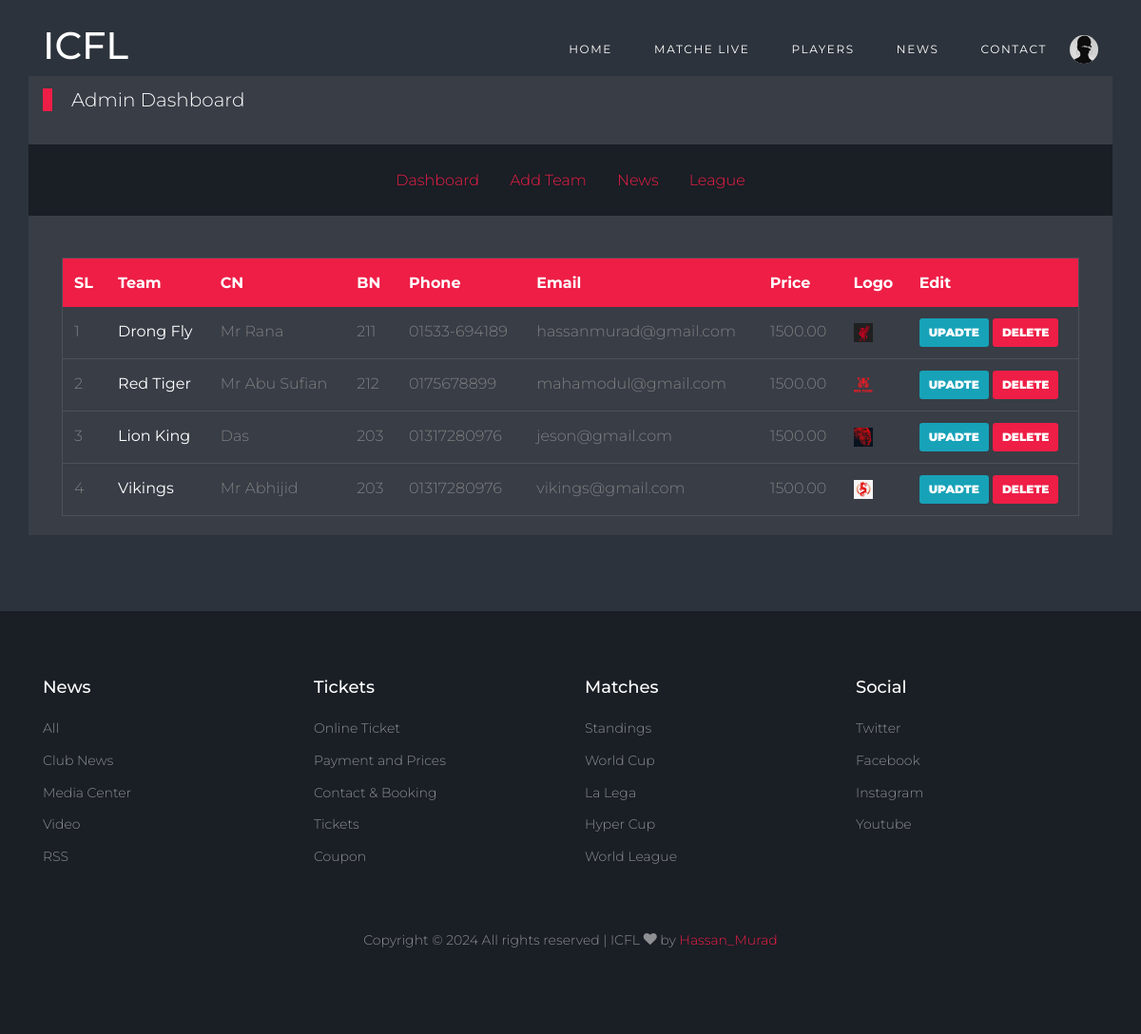
Page /league/admin-team-list/ (signed in) on the committed database.
### Login/models.py (models this page shows)
class Profile(models.Model):
    user = models.OneToOneField(User,on_delete=models.CASCADE, related_name="users")
    pro_pic = models.ImageField(upload_to='profile_pics')

### FootBall/models.py (models this page shows, shortened)
class Team(models.Model):
    team_name = models.CharField(max_length=30, verbose_name="team name")
    team_logo = models.ImageField(upload_to="team_logo", verbose_name="Team Logo")
    coach_name = models.CharField(max_length=20, verbose_name="Coach Name")
    batch_name = models.CharField(choices=BATCH_CHOICES, max_length=20)
    phone = models.CharField(max_length=20, verbose_name="Phone Number")
    email = models.EmailField(max_length=50, verbose_name="Team Email")
    price = models.DecimalField(max_digits=10, decimal_places=2)

### FootBall/views.py (the view)
# urls.py: path('admin-team-list/', views.adminteam, name='admin_team'),
@login_required
def adminteam(request):
    teams = Team.objects.all()
    return render(request, 'FootBall/admin_team.html', {'teams': teams})

### templates/FootBall/admin_team.html (shortened to what this page needs)
{% extends 'bases.html' %}
{% load static %}
{% load custom_tags %}
{% block main-content %}
<div class="site-section bg-light">
    <div class="container bg-light ">
        <div class="row">
            <div class="col-12 title-section mt-2">
                <a href="{% url 'FootBall:admin_dash' %}" class="heading">Admin Dashboard</a>
            </div>
            <div class="navbar col-md-12  d-flex justify-content-center mb-4 bg-dark ">
                <a href="{% url 'FootBall:admin_dash' %}" class="m-3 "> <span>Dashboard</span> </a>
                <a href="{% url 'FootBall:add_team' %}" class="m-3 ">Add Team </a>
                <a href="" class="m-3 "> <span>News</span> </a>
                <a href="" class="m-3 "> <span>League</span> </a>
            </div>
            <div class="container-fluid ">
                <div class="row clearfix">
                    <div class="col-lg-12  ">
                        <div class="">
                            <div class="card-body">
                                <div class="widget-next-match">
                                    <table class="table custom-table">
                                        <thead>
                                            <tr>
                                                <th>SL</th>
                                                <th>Team</th>
                                                <th>CN</th>
                                                <th>BN</th>
                                                <th>Phone</th>
                                                <th>Email</th>
                                                <th>Price</th>
                                                <th>Logo</th>
                                                <th>Edit</th>
                                            </tr>
                                        </thead>
                                        <tbody>
                                            {% for team in teams %}
                                            <tr>
                                                <td>{{ forloop.counter }}</td>
                                                <td><strong class="text-white">{{ team.team_name }}</strong></td>
                                                <td>{{ team.coach_name }}</td>
                                                <td>{{ team.batch_name }}</td>
                                                <td>{{ team.phone }}</td>
                                                <td>{{ team.email }}</td>
                                                <td>{{ team.price }}</td>
                                                <td>
                                                  <img src="{{ team.team_logo.url }}" alt="" class="" height="20" width="20">
                                                </td>
                                                <td>
                                                    <a href="{% url 'FootBall:update_team' pk=team.pk %}" class="btn btn-info btn-sm">Upadte</a>
                                                    <a href="{% url 'FootBall:delete_team' del_id=team.id %}"  class="btn btn-primary btn-sm ">Delete </a>
                                                </td>
                                            </tr>
                                            {% endfor %}
                                        </tbody>
                                    </table>
                                </div>
                            </div>
                        </div>
                    </div>
                </div>
            </div>
        </div>
    </div>
</div>
{% endblock main-content %}

### templates/bases.html (shortened to what this page needs)
<!DOCTYPE html>
{% load static %}
<html lang="en">
<head>
  <link rel="stylesheet" href="{% static 'fonts/icomoon/style.css' %}">
  <link rel="stylesheet" href="{% static 'css/bootstrap/bootstrap.css' %}">
  <link rel="stylesheet" href="{% static 'css/jquery-ui.css' %}">
  <link rel="stylesheet" href="{% static 'css/owl.carousel.min.css' %}">
  <link rel="stylesheet" href="{% static 'css/owl.theme.default.min.css' %}">
  <link rel="stylesheet" href="{% static 'css/owl.theme.default.min.css' %}">
  <link rel="stylesheet" href="{% static 'css/jquery.fancybox.min.css' %}">
  <link rel="stylesheet" href="{% static 'css/bootstrap-datepicker.css' %}">
  <link rel="stylesheet" href="{% static 'fonts/flaticon/font/flaticon.css' %}">
  <link rel="stylesheet" href="{% static 'css/aos.css' %}">
  <link rel="stylesheet" href="{% static 'css/style.css' %} ">
  <link rel="stylesheet" href="{% static 'css/mystyle.css' %} ">
<link href="https://cdn.jsdelivr.net/gh/gitbrent/bootstrap4-toggle@3.6.1/css/bootstrap4-toggle.min.css" rel="stylesheet">
</head>
<body>
  <div class="site-wrap">
    <header class="site-navbar py-4" role="banner">
      <div class="container">
        <div class="d-flex align-items-center">
          <div class="site-logo">
            <a href="{% url 'FootBall:home' %}">
              <h1>ICFL</h1>
            </a>
          </div>
          <div class="ml-auto">
            <nav class="site-navigation position-relative text-right" role="navigation">
              <ul class=" navbar-nav site-menu main-menu js-clone-nav mr-auto d-none d-lg-block">
                <li class="nav-item"><a href="{% url 'FootBall:home' %}" class="nav-link">Home</a></li>
                <li class="nav-item"><a href="{% url 'FootBall:live_matches'  %}" class="nav-link">Matche Live</a></li>
                <li class="nav-item"><a href="{% url 'FootBall:players' %}" class="nav-link">Players</a></li>
                <li class="nav-item"><a href="{% url 'FootBall:blogs' %}" class="nav-link">News</a></li>
                <li class="nav-item"><a href="{% url 'FootBall:contact' %}" class="nav-link">Contact</a></li>
                  <li class="dropdowns">
                    {% if user.users %}
                   <img src="/media/{{user.users.pro_pic}}" class="rounded-circle"  height="30px" width="30px"> </a>
                    {% else %}
                     <img src="{% static 'Images/logo.2.png' %}"class="rounded-circle" height="30px" width="30px"> </a>
                    {% endif %}
                  </div>
          </div>
        </div>
      </div>
    {% block main-content %}
   {% endblock main-content %}
    <footer class="footer-section">
      <div class="container">
        <div class="row">
          <div class="col-lg-3">
            <div class="widget mb-3">
              <h3>News</h3>
              <ul class="list-unstyled links">
                <li><a href="#">All</a></li>
                <li><a href="#">Club News</a></li>
                <li><a href="#">Media Center</a></li>
                <li><a href="#">Video</a></li>
                <li><a href="#">RSS</a></li>
              </ul>
            </div>
          </div>
          <div class="col-lg-3">
            <div class="widget mb-3">
              <h3>Tickets</h3>
              <ul class="list-unstyled links">
                <li><a href="#">Online Ticket</a></li>
                <li><a href="#">Payment and Prices</a></li>
                <li><a href="#">Contact &amp; Booking</a></li>
                <li><a href="#">Tickets</a></li>
                <li><a href="#">Coupon</a></li>
              </ul>
            </div>
          </div>
          <div class="col-lg-3">
            <div class="widget mb-3">
              <h3>Matches</h3>
              <ul class="list-unstyled links">
                <li><a href="#">Standings</a></li>
                <li><a href="#">World Cup</a></li>
                <li><a href="#">La Lega</a></li>
                <li><a href="#">Hyper Cup</a></li>
                <li><a href="#">World League</a></li>
              </ul>
            </div>
          </div>
          <div class="col-lg-3">
            <div class="widget mb-3">
              <h3>Social</h3>
              <ul class="list-unstyled links">
                <li><a href="#">Twitter</a></li>
                <li><a href="#">Facebook</a></li>
                <li><a href="#">Instagram</a></li>
                <li><a href="#">Youtube</a></li>
              </ul>
            </div>
          </div>
        </div>
        <div class="row text-center">
          <div class="col-md-12">
            <div class=" pt-5">
              <p>
                Copyright &copy;
                 All rights reserved | ICFL  <i class="icon-heart"
                  aria-hidden="true"></i> by <a href="" class="" target="_blank">Hassan_Murad</a>
              </p>
            </div>
          </div>
        </div>
      </div>
    </footer>
</body>
</html>

### static/css/style.css (style rules this page uses)
body { line-height: 1.7; color: gray; font-weight: 300; background-color: #222831; font-size: 16px; }
a { -webkit-transition: .3s all ease; -o-transition: .3s all ease; transition: .3s all ease; }
h1, h2, h3, h4, h5, .h1, .h2, .h3, .h4, .h5 { font-family: "Montserrat", -apple-system, BlinkMacSystemFont, "Segoe UI", Roboto, "Helvetica Neue", Arial, sans-serif, "Apple Color Emoji", "Segoe UI Emoji", "Segoe UI Symbol", "Noto Color Emoji"; color: #fff; }
.site-wrap:before { display: none; -webkit-transition: .3s all ease-in-out; -o-transition: .3s all ease-in-out; transition: .3s all ease-in-out; background: rgba(0, 0, 0, 0.6); content: ""; position: absolute; z-index: 2000; top: 0; left: 0; right: 0; bottom: 0; opacity: 0; visibility: hidden; }
.btn { text-transform: uppercase; font-size: 12px; font-weight: 900; border-width: 2px; }
.site-section { padding: 2.5em 0; }
@media (min-width: 768px) { .site-section { padding: 5em 0; } }
.site-logo { position: relative; font-weight: 900; font-size: 1.3rem; }
.site-logo a { color: #fff; }
.site-navbar { margin-bottom: 0px; z-index: 1999; position: absolute; width: 100%; }
.site-navbar .site-navigation .site-menu { margin-bottom: 0; }
.site-navbar .site-navigation .site-menu a { text-decoration: none !important; display: inline-block; }
.site-navbar .site-navigation .site-menu > li { display: inline-block; }
.site-navbar .site-navigation .site-menu > li > a { padding: 5px 20px; color: #fff; font-size: 12px; letter-spacing: .1rem; text-transform: uppercase; font-weight: 400; display: inline-block; text-decoration: none !important; }
.site-mobile-menu .site-nav-wrap { padding: 0; margin: 0; list-style: none; position: relative; }
.site-mobile-menu .site-nav-wrap a { padding: 10px 20px; display: block; position: relative; color: #212529; }
.site-mobile-menu .site-nav-wrap li { position: relative; display: block; }
.site-mobile-menu .site-nav-wrap > li { display: block; position: relative; float: left; width: 100%; }
.site-mobile-menu .site-nav-wrap > li > a { padding-left: 20px; font-size: 20px; }
.widget-next-match { border: 1px solid rgba(255, 255, 255, 0.1); }
.title-section { margin-bottom: 30px; }
.title-section .heading { color: #fff; font-size: 20px; position: relative; padding-left: 30px; }
.title-section .heading:before { position: absolute; content: ""; width: 10px; top: 0; left: 0; bottom: 0; background: #ee1e46; }
.custom-table { margin-bottom: 0; }
.custom-table thead tr th { background: #ee1e46; color: #fff; border: none; }
.custom-table tbody tr td { border: none; border-bottom: 1px solid rgba(255, 255, 255, 0.1); }
.custom-table tbody tr td strong { font-weight: 400; }
.custom-table tbody tr:last-child td { border: none; }
.footer-section { padding: 70px 0; font-size: 14px; color: rgba(255, 255, 255, 0.5); background: #1a1e25; }
.footer-section .widget h3 { color: #fff; font-size: 18px; margin-bottom: 20px; }
.footer-section .widget .links li { margin-bottom: 10px; }
.footer-section .widget .links li a { color: rgba(255, 255, 255, 0.5); }
.bg-light { background: rgba(255, 255, 255, 0.05) !important; }
.bg-dark { background: #1a1e25 !important; }

### static/css/mystyle.css (style rules this page uses)
.dropdowns { display:block; justify-content: center; cursor: pointer; }

### rows in the picture
Team: team_name "Drong Fly", coach_name "Mr Rana", batch_name "211", phone "01533-694189", email "hassanmurad@gmail.com", price "1500.00", team_logo (picture)
Team: team_name "Red Tiger", coach_name "Mr Abu Sufian", batch_name "212", phone "0175678899", email "mahamodul@gmail.com", price "1500.00", team_logo (picture)
Team: team_name "Lion King", coach_name "Das", batch_name "203", phone "01317280976", email "jeson@gmail.com", price "1500.00", team_logo (picture)
Team: team_name "Vikings", coach_name "Mr Abhijid", batch_name "203", phone "01317280976", email "vikings@gmail.com", price "1500.00", team_logo (picture)
